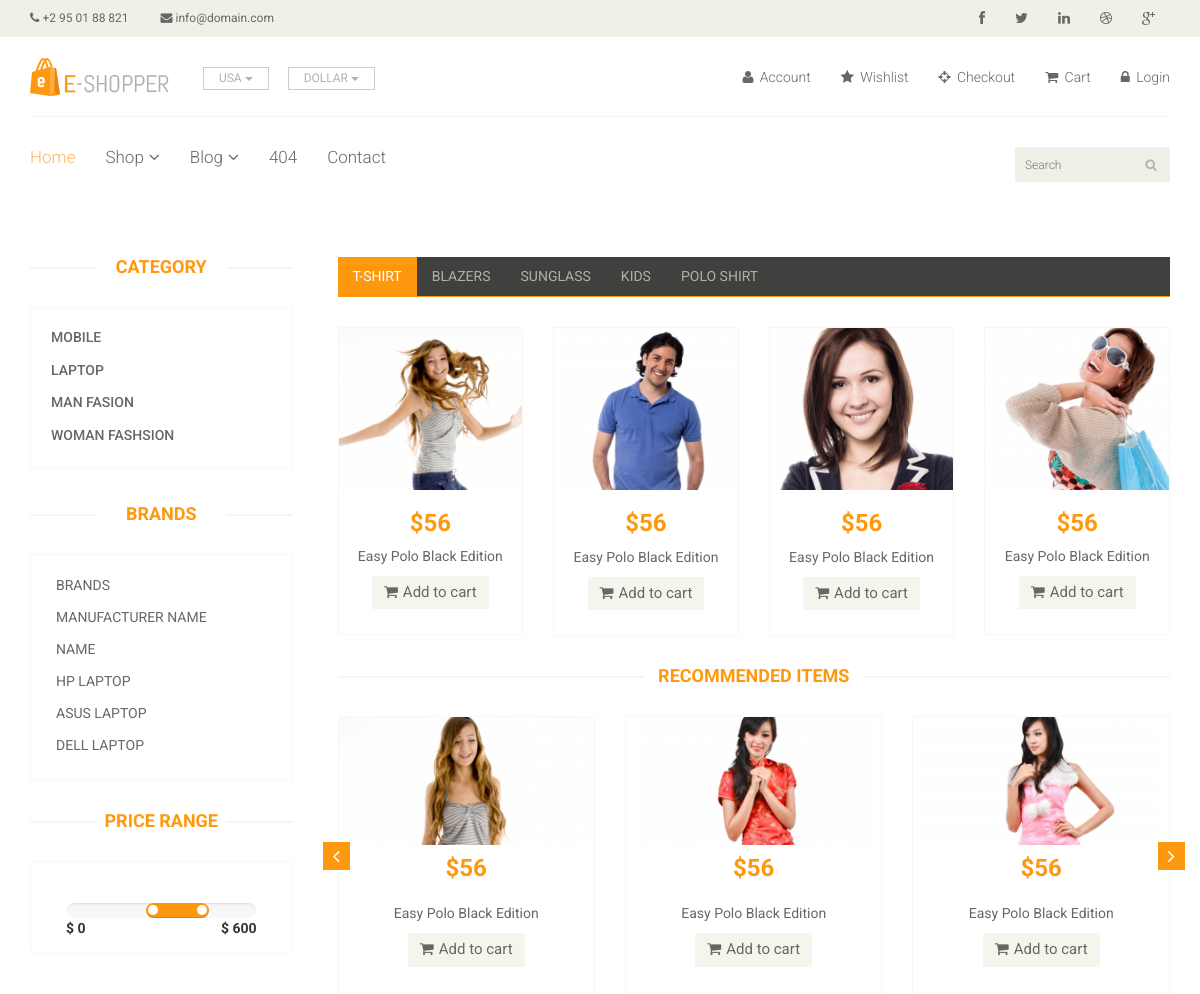
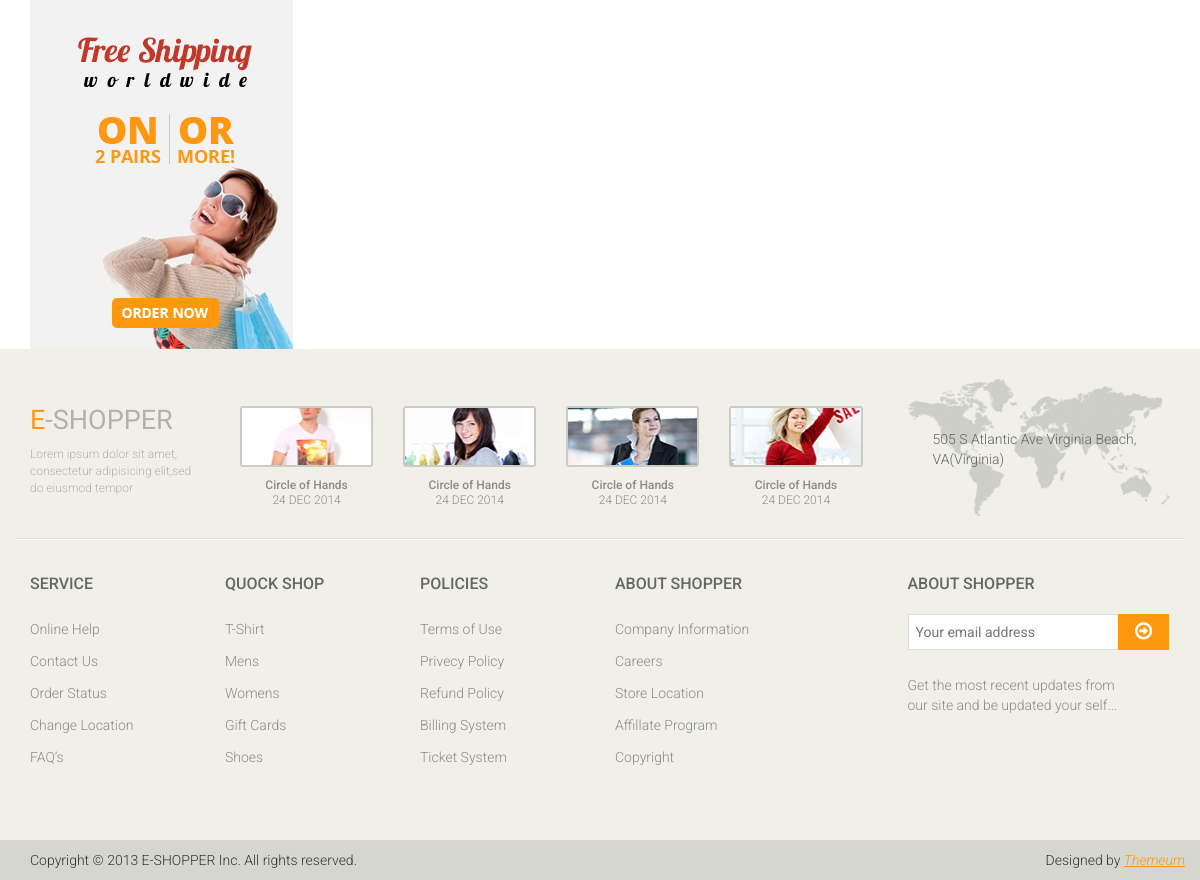
Screenshot of /index.php/welcome/accounts with the database file from the repository (2 pictures, top to bottom).
### tables this page shows
CREATE TABLE `tbl_category` (
  `category_id` int(11) NOT NULL,
  `category_name` varchar(255) NOT NULL,
  `category_short_description` varchar(255) NOT NULL,
  `category_long_description` text NOT NULL,
  `category_status` tinyint(3) NOT NULL
);

CREATE TABLE `tbl_manufacturer` (
  `manufacturer_id` int(11) NOT NULL,
  `manufacturer_name` varchar(255) NOT NULL,
  `manufacturer_short_description` text NOT NULL,
  `manufacturer_long_description` text NOT NULL,
  `manufacturer_status` tinyint(3) NOT NULL
);

### application/views/master.php (the view, shortened to what the rows shown need)
<!DOCTYPE html>
<html lang="en">
    <head>
        <link href="<?php echo base_url(); ?>assets/font_end_assets/css/bootstrap.min.css" rel="stylesheet">
        <link href="<?php echo base_url(); ?>assets/font_end_assets/css/font-awesome.min.css" rel="stylesheet">
        <link href="<?php echo base_url(); ?>assets/font_end_assets/css/prettyPhoto.css" rel="stylesheet">
        <link href="<?php echo base_url(); ?>assets/font_end_assets/css/price-range.css" rel="stylesheet">
        <link href="<?php echo base_url(); ?>assets/font_end_assets/css/animate.css" rel="stylesheet">
        <link href="<?php echo base_url(); ?>assets/font_end_assets/css/main.css" rel="stylesheet">
        <link href="<?php echo base_url(); ?>assets/font_end_assets/css/responsive.css" rel="stylesheet">
    </head>
    <body>
        <section>
            <div class="container">
                <div class="row">
                    <div class="col-sm-3">
                        <div class="left-sidebar">
                            <h2>Category</h2>
                            <div class="panel-group category-products" id="accordian">
                                <?php
                                $all_active_category = $this->products_model->get_all_active_categoy();
                                foreach ($all_active_category as $active_category){
                                ?>
                                <div class="panel panel-default">
                                    <div class="panel-heading">
                                        <h4 class="panel-title"><a href="<?php echo base_url("category-product/$active_category->category_id")?>"><?php echo $active_category->category_name;?></a></h4>
                                    </div>
                                </div>
                                <?php } ?>
                            </div>
                            <div class="brands_products">
                                <h2>Brands</h2>
                                <div class="brands-name">
                                    <ul class="nav nav-pills nav-stacked">
                                    <?php
                                    $all_manufacturer=$this->products_model->get_all_active_manufacturer();
                                    foreach ($all_manufacturer as $manufacturer_info){
                                    ?>
                                        <li><a href="<?php echo base_url("manufacturer-product/$manufacturer_info->manufacturer_id")?>"> <span class="pull-right"></span><?php echo $manufacturer_info->manufacturer_name;?></a></li>
                                    <?php }?>
                                    </ul>
                                </div>
                            </div>
                            <div class="price-range">
                                <h2>Price Range</h2>
                            </div>
                        </div>
                    </div>
                    <div class="col-sm-9 padding-right">
                        <div class="category-tab">
                            <div class="tab-content">
                                <div class="tab-pane fade active in" id="tshirt" >
                                    <div class="col-sm-3">
                                        <div class="product-image-wrapper">
                                            <div class="single-products">
                                                <div class="productinfo text-center">
                                                    <h2>$56</h2>
                                                </div>
                                            </div>
                                        </div>
                                    </div>
                                    <div class="col-sm-3">
                                        <div class="product-image-wrapper">
                                            <div class="single-products">
                                                <div class="productinfo text-center">
                                                    <h2>$56</h2>
                                                </div>
                                            </div>
                                        </div>
                                    </div>
                                    <div class="col-sm-3">
                                        <div class="product-image-wrapper">
                                            <div class="single-products">
                                                <div class="productinfo text-center">
                                                    <h2>$56</h2>
                                                </div>
                                            </div>
                                        </div>
                                    </div>
                                    <div class="col-sm-3">
                                        <div class="product-image-wrapper">
                                            <div class="single-products">
                                                <div class="productinfo text-center">
                                                    <h2>$56</h2>
                                                </div>
                                            </div>
                                        </div>
                                    </div>
                                </div>
                            </div>
                        </div>
                        <div class="recommended_items">
                            <h2 class="title text-center">recommended items</h2>
                            <div id="recommended-item-carousel" class="carousel slide" data-ride="carousel">
                                <div class="carousel-inner">
                                    <div class="item active">
                                        <div class="col-sm-4">
                                            <div class="product-image-wrapper">
                                                <div class="single-products">
                                                    <div class="productinfo text-center">
                                                        <h2>$56</h2>
                                                    </div>
                                                </div>
                                            </div>
                                        </div>
                                        <div class="col-sm-4">
                                            <div class="product-image-wrapper">
                                                <div class="single-products">
                                                    <div class="productinfo text-center">
                                                        <h2>$56</h2>
                                                    </div>
                                                </div>
                                            </div>
                                        </div>
                                        <div class="col-sm-4">
                                            <div class="product-image-wrapper">
                                                <div class="single-products">
                                                    <div class="productinfo text-center">
                                                        <h2>$56</h2>
                                                    </div>
                                                </div>
                                            </div>
                                        </div>
                                    </div>
                                </div>
                            </div>
                        </div>
                    </div>
                </div>
            </div>
        </section>
        <footer id="footer">
            <div class="footer-top">
                <div class="container">
                    <div class="row">
                        <div class="col-sm-2">
                            <div class="companyinfo">
                                <h2><span>e</span>-shopper</h2>
                            </div>
                        </div>
                        <div class="col-sm-7">
                            <div class="col-sm-3">
                                <div class="video-gallery text-center">
                                    <h2>24 DEC 2014</h2>
                                </div>
                            </div>
                            <div class="col-sm-3">
                                <div class="video-gallery text-center">
                                    <h2>24 DEC 2014</h2>
                                </div>
                            </div>
                            <div class="col-sm-3">
                                <div class="video-gallery text-center">
                                    <h2>24 DEC 2014</h2>
                                </div>
                            </div>
                            <div class="col-sm-3">
                                <div class="video-gallery text-center">
                                    <h2>24 DEC 2014</h2>
                                </div>
                            </div>
                        </div>
                    </div>
                </div>
            </div>
            <div class="footer-widget">
                <div class="container">
                    <div class="row">
                        <div class="col-sm-2">
                            <div class="single-widget">
                                <h2>Service</h2>
                            </div>
                        </div>
                        <div class="col-sm-2">
                            <div class="single-widget">
                                <h2>Quock Shop</h2>
                            </div>
                        </div>
                        <div class="col-sm-2">
                            <div class="single-widget">
                                <h2>Policies</h2>
                            </div>
                        </div>
                        <div class="col-sm-2">
                            <div class="single-widget">
                                <h2>About Shopper</h2>
                            </div>
                        </div>
                        <div class="col-sm-3 col-sm-offset-1">
                            <div class="single-widget">
                                <h2>About Shopper</h2>
                            </div>
                        </div>
                    </div>
                </div>
            </div>
        </footer>
    </body>
</html>

### rows the page displays
tbl_category: category_name "MOBILE"
tbl_category: category_name "LAPTOP"
tbl_category: category_name "MAN FASION"
tbl_category: category_name "WOMAN FASHSION"
tbl_manufacturer: manufacturer_name "BRANDS"
tbl_manufacturer: manufacturer_name "MANUFACTURER NAME"
tbl_manufacturer: manufacturer_name "NAME"
tbl_manufacturer: manufacturer_name "HP LAPTOP"
tbl_manufacturer: manufacturer_name "ASUS LAPTOP"
tbl_manufacturer: manufacturer_name "DELL LAPTOP"
